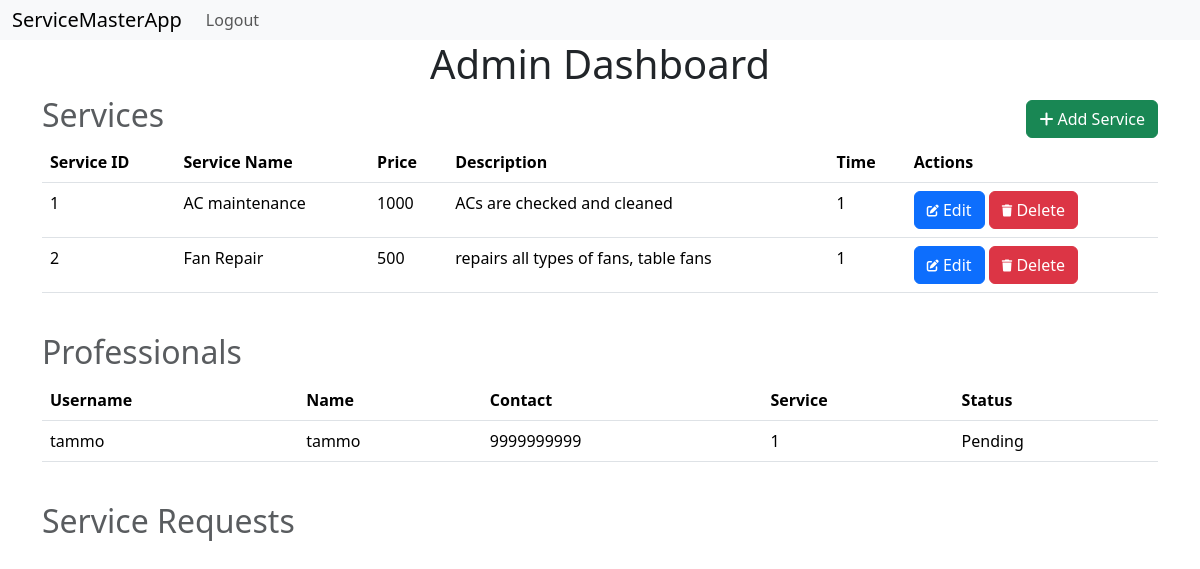
The page /admin (signed in) on the database its author committed.
### models.py (models this page shows, shortened)
class Service(db.Model):
    __tablename__='service'
    id=db.Column(db.Integer,primary_key=True)
    name=db.Column(db.String(32),nullable=False)
    price=db.Column(db.Integer, nullable=False)
    description=db.Column(db.String(512), nullable=False)
    time=db.Column(db.Integer,nullable=False)

class Professional(db.Model):
    __tablename__='professional'
    id=db.Column(db.Integer, primary_key=True)
    username=db.Column(db.String(32), nullable=False, unique=True)
    passwordhash=db.Column(db.String(512), nullable=False)
    name=db.Column(db.String(64), nullable=False)
    contact=db.Column(db.Integer, nullable=False)
    service_id=db.Column(db.Integer, db.ForeignKey('service.id'), nullable=False)
    experience=db.Column(db.Integer, nullable=False)
    pincode=db.Column(db.String(8), nullable=False)
    utype=db.Column(db.String(16), nullable=False, default='Professional')
    status=db.Column(db.String(16), nullable=True, default='Pending')
    profile=db.Column(db.String(512), nullable=False)
    @property
    def password(self):
        raise AttributeError('password is not a readable attribute')

### routes.py (the view)
@app.route('/admin')
@admin_required
def admin():
    user=Customer.query.get(session['user_id'])
    if not user.is_admin:
        flash('Unauthorized Access')
        session.pop('user_id', None)
        return redirect(url_for('login'))
    return render_template('admin.html', user=user, service=Service.query.all(), professional=Professional.query.all())

### routes.py (called while the page is built)
def admin_required(func):
    @wraps(func)
    def inner(*args, **kwargs):
        if 'user_id' not in session:
            flash('Please Login')
            return redirect(url_for('login'))
        user=Customer.query.get(session['user_id'])
        if not user.is_admin:
            flash('Unauthorized Access')
            return redirect(url_for('cprofile'))
        user=Professional.query.get(session['user_id'])
        if not user:
            flash('Unauthorized Access')
            return redirect(url_for('pprofile'))
        return func(*args, **kwargs)
    return inner

### templates/admin.html (shortened to what this page needs)
{% extends 'layout.html' %}
{% block content %}
    <h1>Admin Dashboard</h1>
    <div class="heading">
        <h2 class="text-muted">Services</h2>
        <a class="btn btn-success" href="{{url_for('add_services')}}">
            <i class="fas fa-plus"></i>
            Add Service
        </a>
    </div>
    <table class="table">
        <thead>
            <th>Service ID</th>
            <th>Service Name</th>
            <th>Price</th>
            <th>Description</th>
            <th>Time</th>
            <th>Actions</th>
        </thead>
        <tbody>
            {% for s in service %}
                <tr>
                    <td>{{s.id}}</td>
                    <td>{{s.name}}</td>
                    <td>{{s.price}}</td>
                    <td>{{s.description}}</td>
                    <td>{{s.time}}</td>
                    <td>
                        <a class="btn btn-primary" href="{{url_for('edit_service', service_id=s.id)}}">
                            <i class="fas fa-edit fa-xs"></i>
                            Edit
                        </a>
                        <a class="btn btn-danger" href="{{url_for('delete_service', service_id=s.id)}}">
                            <i class="fas fa-trash fa-xs"></i>
                            Delete
                        </a>
                    </td>
                </tr>
            {% endfor %}
        </tbody>
    </table>
    <br>
    <div class="heading">
        <h2 class="text-muted">Professionals</h2>
    </div>
    <table class="table">
        <thead>
            <th>Username</th>
            <th>Name</th>
            <th>Contact</th>
            <th>Service</th>
            <th>Status</th>
        </thead>
        <tbody>
            {% for p in professional %}
                <tr>
                    <td>{{p.username}}</td>
                    <td>{{p.name}}</td>
                    <td>{{p.contact}}</td>
                    <td>{{p.service_id}}</td>
                    <td>{{p.status}}</td>
                </tr>
            {% endfor %}
        </tbody>
    </table>
    <br>
    <div class="heading">
        <h2 class="text-muted">Service Requests</h2>
    </div>
{% endblock %}

### templates/layout.html (shortened to what this page needs)
<!DOCTYPE html>
<html lang="en">
<head>
    <link href="https://cdn.jsdelivr.net/npm/bootstrap@5.3.3/dist/css/bootstrap.min.css" rel="stylesheet">
    <link rel="stylesheet" href="https://cdnjs.cloudflare.com/ajax/libs/font-awesome/6.6.0/css/all.min.css">
</head>
<body>
    {% include 'navbar.html' %}
    <div class="container">
        {% block content %}
        {% endblock %}
    </div>
</body>
</html>

### templates/navbar.html (shortened to what this page needs)
<nav class="navbar navbar-expand-lg bg-body-tertiary">
    <div class="container-fluid">
      <a class="navbar-brand" href="/">ServiceMasterApp</a>
      <div class="collapse navbar-collapse" id="navbarNav">
        <ul class="navbar-nav">
          {% if user and user.is_admin%}
          <li class="nav-item">
            <a class="nav-link" href="{{url_for('logout')}}">Logout</a>
          </li>
          {% endif %}
        </ul>
      </div>
    </div>
  </nav>

### templates/admin.html (style rules this page uses)
.heading { display: flex; justify-content: space-between; align-items: center; }
h1 { text-align: center; }

### templates/navbar.html (style rules this page uses)
.navbar { width: 100%; padding: 0px; }

### rows shown on the page
Service: id "1", name "AC maintenance", price "1000", description "ACs are checked and cleaned", time "1"
Service: id "2", name "Fan Repair", price "500", description "repairs all types of fans, table fans", time "1"
Professional: username "tammo", name "tammo", contact "9999999999", service_id "1", status "Pending"
